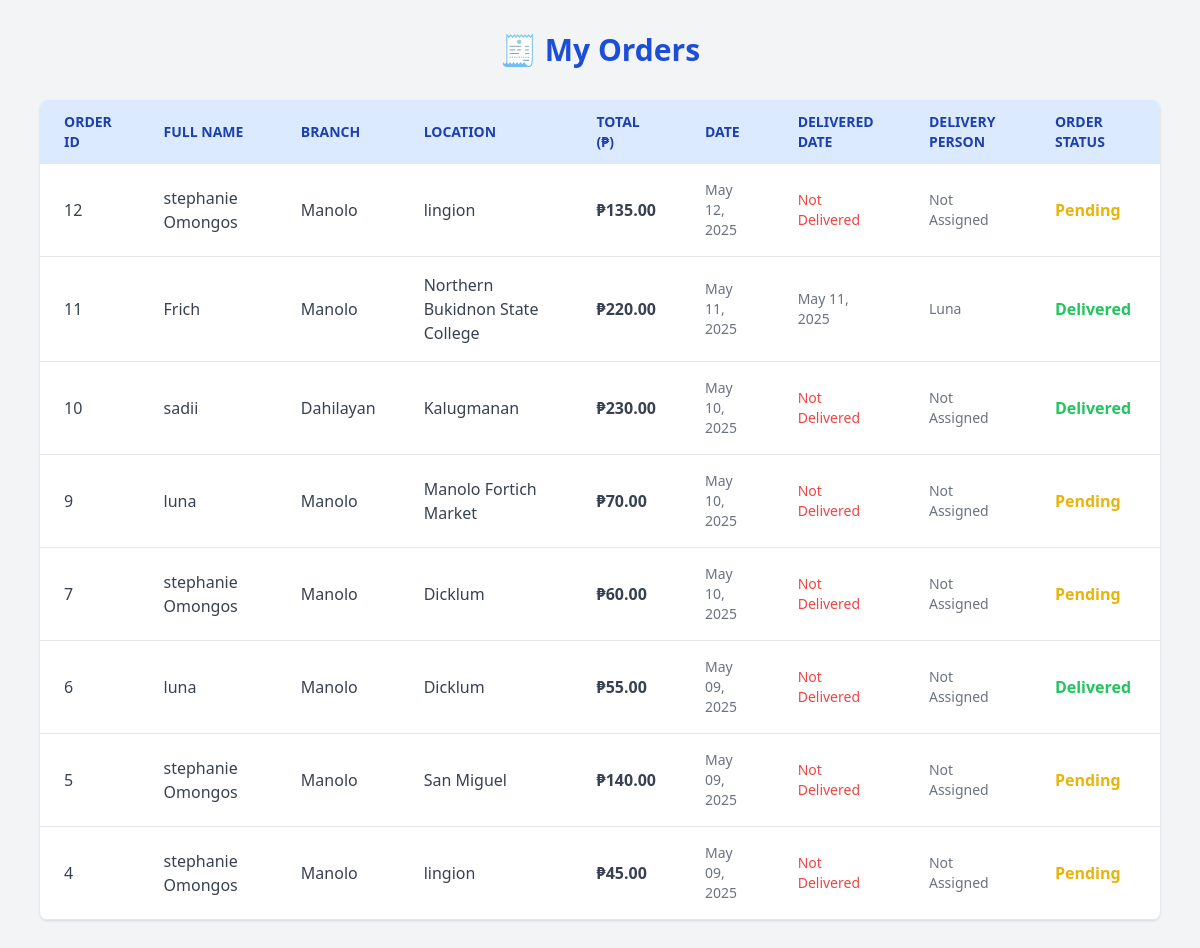
Screenshot of /orders.php (signed in) with the database file from the repository.
### tables this page shows
CREATE TABLE `orders` (
  `id` int(11) NOT NULL,
  `user_id` int(11) NOT NULL,
  `fullname` varchar(100) NOT NULL,
  `email` varchar(255) NOT NULL,
  `branch` varchar(50) NOT NULL,
  `location` varchar(100) NOT NULL,
  `street` text NOT NULL,
  `total` decimal(10,2) NOT NULL,
  `created_at` timestamp NOT NULL DEFAULT current_timestamp(),
  `tracking_number` varchar(100) DEFAULT NULL,
  `order_status` varchar(50) DEFAULT NULL,
  `estimated_delivery_date` date DEFAULT NULL,
  `actual_delivery_date` date DEFAULT NULL,
  `payment_status` varchar(20) DEFAULT 'Pending',
  `status` varchar(255) NOT NULL DEFAULT 'Pending',
  `delivered_at` datetime DEFAULT NULL,
  `delivery_person` varchar(255) DEFAULT NULL,
  `delivered_date` datetime DEFAULT NULL
);

### orders.php (the view, shortened to what this page needs)
<?php
$user_id = $_SESSION['user_id'];
$conn = new mysqli("localhost", "root", "", "online_shop");
$stmt = $conn->prepare("SELECT id, fullname, branch, location, street, total, created_at, status, delivered_date, delivery_person FROM orders WHERE user_id = ? ORDER BY created_at DESC");
$stmt->bind_param("i", $user_id);
$stmt->execute();
$result = $stmt->get_result();
?>
<!DOCTYPE html>
<html lang="en">
<head>
    <script src="https://cdn.tailwindcss.com"></script>
</head>
<body class="bg-gray-100 font-sans">
    <div class="max-w-6xl mx-auto py-8 px-4">
        <h1 class="text-3xl font-bold text-center text-blue-700 mb-8">🧾 My Orders</h1>
        <?php if ($result->num_rows > 0): ?>
            <div class="overflow-x-auto bg-white shadow rounded-lg">
                <table class="min-w-full table-auto text-left border-collapse">
                    <thead class="bg-blue-100 text-blue-800 uppercase text-sm">
                        <tr>
                            <th class="px-6 py-3">Order ID</th>
                            <th class="px-6 py-3">Full Name</th>
                            <th class="px-6 py-3">Branch</th>
                            <th class="px-6 py-3">Location</th>
                            <th class="px-6 py-3">Total (₱)</th>
                            <th class="px-6 py-3">Date</th>
                            <th class="px-6 py-3">Delivered Date</th>
                            <th class="px-6 py-3">Delivery Person</th>
                            <th class="px-6 py-3">Order Status</th>
                        </tr>
                    </thead>
                    <tbody class="text-gray-700">
                        <?php while ($row = $result->fetch_assoc()): ?>
                            <tr class="border-b hover:bg-gray-50">
                                <td class="px-6 py-4"><?php echo htmlspecialchars($row['id']); ?></td>
                                <td class="px-6 py-4"><?php echo htmlspecialchars($row['fullname']); ?></td>
                                <td class="px-6 py-4"><?php echo htmlspecialchars($row['branch']); ?></td>
                                <td class="px-6 py-4"><?php echo htmlspecialchars($row['location']); ?></td>
                                <td class="px-6 py-4 font-semibold">₱<?php echo number_format($row['total'], 2); ?></td>
                                <td class="px-6 py-4 text-sm text-gray-500"><?php echo date('M d, Y', strtotime($row['created_at'])); ?></td>
                                <td class="px-6 py-4 text-sm text-gray-500">
                                    <?php
                                        if ($row['delivered_date']) {
                                            echo date('M d, Y', strtotime($row['delivered_date']));
                                        } else {
                                            echo "<span class='text-red-500'>Not Delivered</span>";
                                        }
                                    ?>
                                </td>
                                <td class="px-6 py-4 text-sm text-gray-500">
                                    <?php echo htmlspecialchars($row['delivery_person']) ?: "<span class='text-gray-500'>Not Assigned</span>"; ?>
                                </td>
                                <td class="px-6 py-4">
                                    <?php
                                        $status = strtolower($row['status']);
                                        if ($status == 'pending') {
                                            echo "<span class='text-yellow-500 font-semibold capitalize'>Pending</span>";
                                        } elseif ($status == 'delivered') {
                                            echo "<span class='text-green-500 font-semibold capitalize'>Delivered</span>";
                                        } elseif ($status == 'completed') {
                                            echo "<span class='text-green-500 font-semibold capitalize'>Completed</span>";
} elseif ($status == 'cancelled') {
echo "<span class='text-red-500 font-semibold capitalize'>Cancelled</span>";
} else {
echo "<span class='capitalize'>{$row['status']}</span>";
}
?>
</td>
</tr>
<?php endwhile; ?>
</tbody>
</table>
</div>
<?php else: ?>
<p class="text-center text-gray-600">You have no orders yet.</p>
<?php endif; ?>
</div>
</body> </html>

### rows the page displays
orders: id "12", fullname "stephanie Omongos", branch "Manolo", location "lingion", total "135.00", created_at "May 12, 2025", shows "Not Delivered", delivery_person "Not Assigned", status "Pending"
orders: id "11", fullname "Frich", branch "Manolo", location "Northern Bukidnon State College", total "220.00", created_at "May 11, 2025", delivered_date "May 11, 2025", delivery_person "Luna", status "Delivered"
orders: id "10", fullname "sadii", branch "Dahilayan", location "Kalugmanan", total "230.00", created_at "May 10, 2025", shows "Not Delivered", delivery_person "Not Assigned", status "Delivered"
orders: id "9", fullname "luna", branch "Manolo", location "Manolo Fortich Market", total "70.00", created_at "May 10, 2025", shows "Not Delivered", delivery_person "Not Assigned", status "Pending"
orders: id "7", fullname "stephanie Omongos", branch "Manolo", location "Dicklum", total "60.00", created_at "May 10, 2025", shows "Not Delivered", delivery_person "Not Assigned", status "Pending"
orders: id "6", fullname "luna", branch "Manolo", location "Dicklum", total "55.00", created_at "May 09, 2025", shows "Not Delivered", delivery_person "Not Assigned", status "Delivered"
orders: id "5", fullname "stephanie Omongos", branch "Manolo", location "San Miguel", total "140.00", created_at "May 09, 2025", shows "Not Delivered", delivery_person "Not Assigned", status "Pending"
orders: id "4", fullname "stephanie Omongos", branch "Manolo", location "lingion", total "45.00", created_at "May 09, 2025", shows "Not Delivered", delivery_person "Not Assigned", status "Pending"
